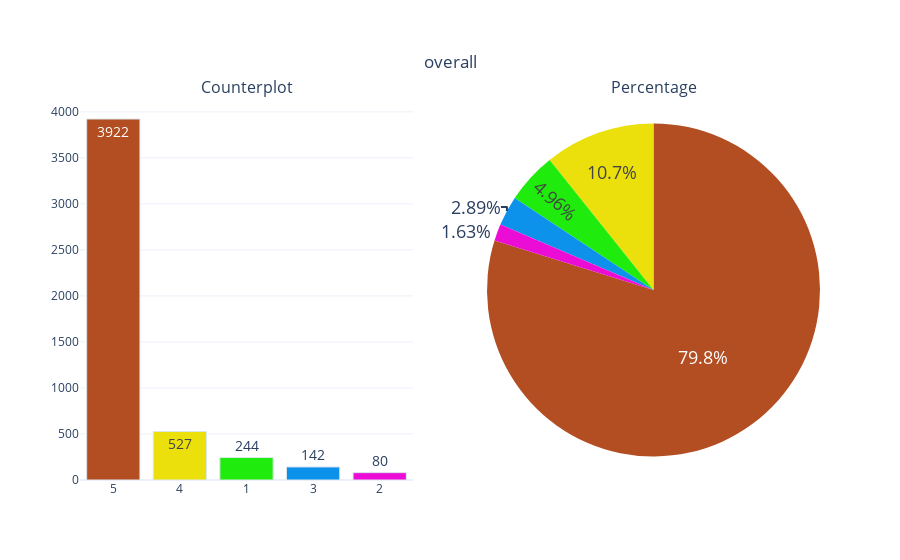

Notebook code cell kept with this figure:
### Code cell
categorical_variable_summary(df, 'overall')

### Figure 1 — Plotly figure (JSON) as saved in the notebook; plotly's stock layout.template omitted (floating-point values rounded to 4 significant figures)
{"data": [{"marker": {"color": ["#B34D22", "#EBE00C", "#1FEB0C", "#0C92EB", "#EB0CD5"], "line": {"color": "#DBE6EC", "width": 1}}, "name": "overall", "showlegend": false, "text": ["3922", "527", "244", "142", "80"], "textfont": {"size": 14}, "textposition": "auto", "type": "bar", "x": ["5", "4", "1", "3", "2"], "xaxis": "x", "y": [3922, 527, 244, 142, 80], "yaxis": "y"}, {"domain": {"x": [0.55, 1], "y": [0, 1]}, "labels": [5, 4, 1, 3, 2], "marker": {"colors": ["#B34D22", "#EBE00C", "#1FEB0C", "#0C92EB", "#EB0CD5"]}, "name": "overall", "showlegend": false, "textfont": {"size": 18}, "textposition": "auto", "type": "pie", "values": [3922, 527, 244, 142, 80]}], "layout": {"annotations": [{"font": {"size": 16}, "showarrow": false, "text": "Counterplot", "x": 0.225, "xanchor": "center", "xref": "paper", "y": 1, "yanchor": "bottom", "yref": "paper"}, {"font": {"size": 16}, "showarrow": false, "text": "Percentage", "x": 0.775, "xanchor": "center", "xref": "paper", "y": 1, "yanchor": "bottom", "yref": "paper"}], "autosize": true, "title": {"text": "overall", "x": 0.5, "xanchor": "center", "y": 0.9, "yanchor": "top"}, "xaxis": {"anchor": "y", "autorange": true, "domain": [0, 0.45], "range": [-0.5, 4.5], "type": "category"}, "yaxis": {"anchor": "x", "autorange": true, "domain": [0, 1], "range": [0, 4128.0], "type": "linear"}}}
